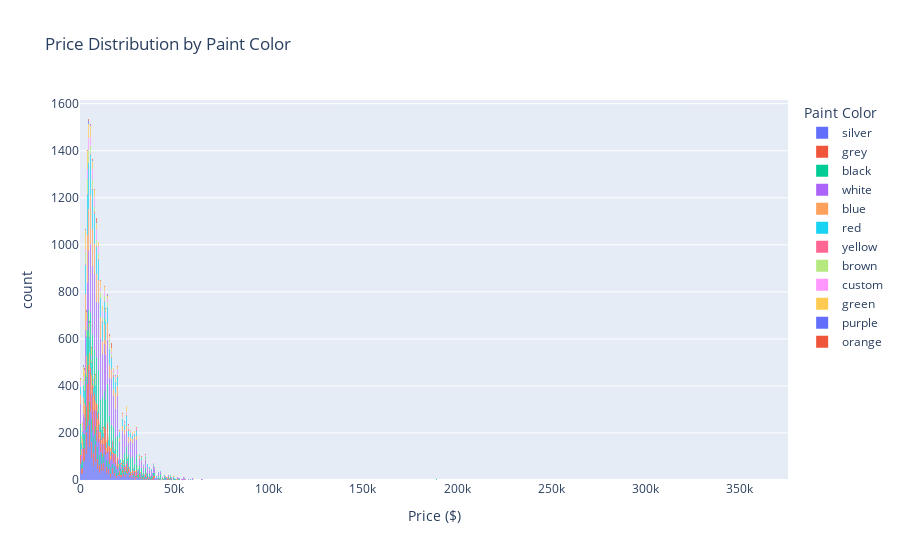

Notebook code for this chart:
### Code cell
import plotly.express as px

# Create a histogram using Plotly Express
fig = px.histogram(vehicles_df, x="price", color="paint_color",
                   title="Price Distribution by Paint Color",
                   labels={"price": "Price ($)", "paint_color": "Paint Color"},
                   opacity=0.7,
                   barmode="stack")  

# Show the plot
fig.show()

### Figure 1 — Plotly figure (JSON) as saved in the notebook; plotly's stock layout.template omitted (floating-point values rounded to 4 significant figures; data arrays with more than 128 entries replaced by an {"elided": "..."} marker saying what was removed)
{"data": [{"alignmentgroup": "True", "bingroup": "x", "hovertemplate": "Paint Color=silver<br>Price ($)=%{x}<br>count=%{y}<extra></extra>", "legendgroup": "silver", "marker": {"color": "#636efa", "opacity": 0.7, "pattern": {"shape": ""}}, "name": "silver", "offsetgroup": "silver", "orientation": "v", "showlegend": true, "type": "histogram", "x": {"elided": "4309 int values"}, "xaxis": "x", "yaxis": "y"}, {"alignmentgroup": "True", "bingroup": "x", "hovertemplate": "Paint Color=grey<br>Price ($)=%{x}<br>count=%{y}<extra></extra>", "legendgroup": "grey", "marker": {"color": "#EF553B", "opacity": 0.7, "pattern": {"shape": ""}}, "name": "grey", "offsetgroup": "grey", "orientation": "v", "showlegend": true, "type": "histogram", "x": {"elided": "3491 int values"}, "xaxis": "x", "yaxis": "y"}, {"alignmentgroup": "True", "bingroup": "x", "hovertemplate": "Paint Color=black<br>Price ($)=%{x}<br>count=%{y}<extra></extra>", "legendgroup": "black", "marker": {"color": "#00cc96", "opacity": 0.7, "pattern": {"shape": ""}}, "name": "black", "offsetgroup": "black", "orientation": "v", "showlegend": true, "type": "histogram", "x": {"elided": "5156 int values"}, "xaxis": "x", "yaxis": "y"}, {"alignmentgroup": "True", "bingroup": "x", "hovertemplate": "Paint Color=white<br>Price ($)=%{x}<br>count=%{y}<extra></extra>", "legendgroup": "white", "marker": {"color": "#ab63fa", "opacity": 0.7, "pattern": {"shape": ""}}, "name": "white", "offsetgroup": "white", "orientation": "v", "showlegend": true, "type": "histogram", "x": {"elided": "6853 int values"}, "xaxis": "x", "yaxis": "y"}, {"alignmentgroup": "True", "bingroup": "x", "hovertemplate": "Paint Color=blue<br>Price ($)=%{x}<br>count=%{y}<extra></extra>", "legendgroup": "blue", "marker": {"color": "#FFA15A", "opacity": 0.7, "pattern": {"shape": ""}}, "name": "blue", "offsetgroup": "blue", "orientation": "v", "showlegend": true, "type": "histogram", "x": {"elided": "3058 int values"}, "xaxis": "x", "yaxis": "y"}, {"alignmentgroup": "True", "bingroup": "x", "hovertemplate": "Paint Color=red<br>Price ($)=%{x}<br>count=%{y}<extra></extra>", "legendgroup": "red", "marker": {"color": "#19d3f3", "opacity": 0.7, "pattern": {"shape": ""}}, "name": "red", "offsetgroup": "red", "orientation": "v", "showlegend": true, "type": "histogram", "x": {"elided": "3042 int values"}, "xaxis": "x", "yaxis": "y"}, {"alignmentgroup": "True", "bingroup": "x", "hovertemplate": "Paint Color=yellow<br>Price ($)=%{x}<br>count=%{y}<extra></extra>", "legendgroup": "yellow", "marker": {"color": "#FF6692", "opacity": 0.7, "pattern": {"shape": ""}}, "name": "yellow", "offsetgroup": "yellow", "orientation": "v", "showlegend": true, "type": "histogram", "x": {"elided": "167 int values"}, "xaxis": "x", "yaxis": "y"}, {"alignmentgroup": "True", "bingroup": "x", "hovertemplate": "Paint Color=brown<br>Price ($)=%{x}<br>count=%{y}<extra></extra>", "legendgroup": "brown", "marker": {"color": "#B6E880", "opacity": 0.7, "pattern": {"shape": ""}}, "name": "brown", "offsetgroup": "brown", "orientation": "v", "showlegend": true, "type": "histogram", "x": {"elided": "837 int values"}, "xaxis": "x", "yaxis": "y"}, {"alignmentgroup": "True", "bingroup": "x", "hovertemplate": "Paint Color=custom<br>Price ($)=%{x}<br>count=%{y}<extra></extra>", "legendgroup": "custom", "marker": {"color": "#FF97FF", "opacity": 0.7, "pattern": {"shape": ""}}, "name": "custom", "offsetgroup": "custom", "orientation": "v", "showlegend": true, "type": "histogram", "x": {"elided": "785 int values"}, "xaxis": "x", "yaxis": "y"}, {"alignmentgroup": "True", "bingroup": "x", "hovertemplate": "Paint Color=green<br>Price ($)=%{x}<br>count=%{y}<extra></extra>", "legendgroup": "green", "marker": {"color": "#FECB52", "opacity": 0.7, "pattern": {"shape": ""}}, "name": "green", "offsetgroup": "green", "orientation": "v", "showlegend": true, "type": "histogram", "x": {"elided": "938 int values"}, "xaxis": "x", "yaxis": "y"}, {"alignmentgroup": "True", "bingroup": "x", "hovertemplate": "Paint Color=purple<br>Price ($)=%{x}<br>count=%{y}<extra></extra>", "legendgroup": "purple", "marker": {"color": "#636efa", "opacity": 0.7, "pattern": {"shape": ""}}, "name": "purple", "offsetgroup": "purple", "orientation": "v", "showlegend": true, "type": "histogram", "x": [5500, 8995, 8995, 8995, 2900, 6995, 3000, 3000, 14900, 8500, 3000, 2000, 10950, 1995, 1750, 4950, 4950, 2300, 3000, 2600, 5000, 4000, 16900, 2499, 13500, 4500, 4500, 8500, 2000, 4995, 4995, 4995, 4995, 4995, 5600, 4995, 4995, 4995, 1800, 8995, 13991, 6300, 6999, 9350, 5000, 2000, 1500, 28000, 8495, 500, 6000, 10988, 7800, 1800, 13200, 5800, 3650, 1500, 1500, 4900, 18995, 18995, 6995, 9799, 6995, 2995, 2995, 19995, 3750, 5300], "xaxis": "x", "yaxis": "y"}, {"alignmentgroup": "True", "bingroup": "x", "hovertemplate": "Paint Color=orange<br>Price ($)=%{x}<br>count=%{y}<extra></extra>", "legendgroup": "orange", "marker": {"color": "#EF553B", "opacity": 0.7, "pattern": {"shape": ""}}, "name": "orange", "offsetgroup": "orange", "orientation": "v", "showlegend": true, "type": "histogram", "x": {"elided": "143 int values"}, "xaxis": "x", "yaxis": "y"}], "layout": {"barmode": "stack", "legend": {"title": {"text": "Paint Color"}, "tracegroupgap": 0}, "title": {"text": "Price Distribution by Paint Color"}, "xaxis": {"anchor": "y", "domain": [0, 1], "title": {"text": "Price ($)"}}, "yaxis": {"anchor": "x", "domain": [0, 1], "title": {"text": "count"}}}}
